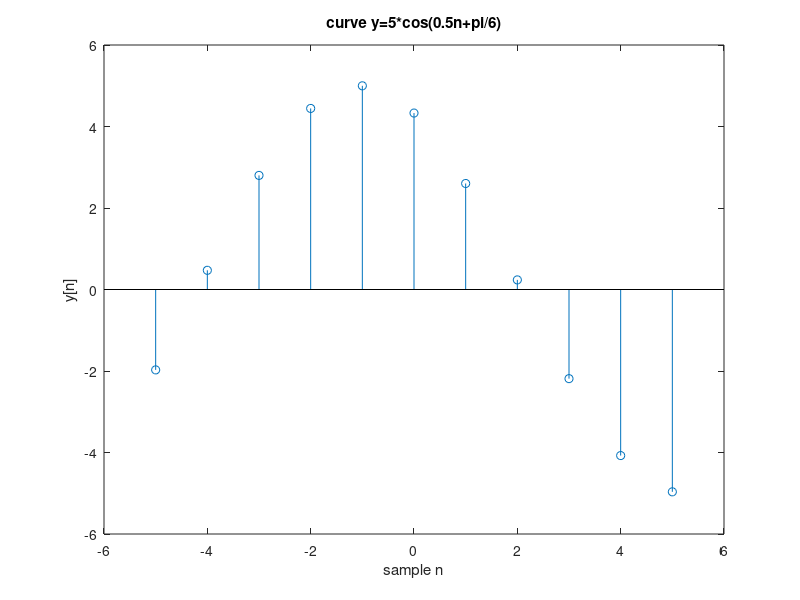
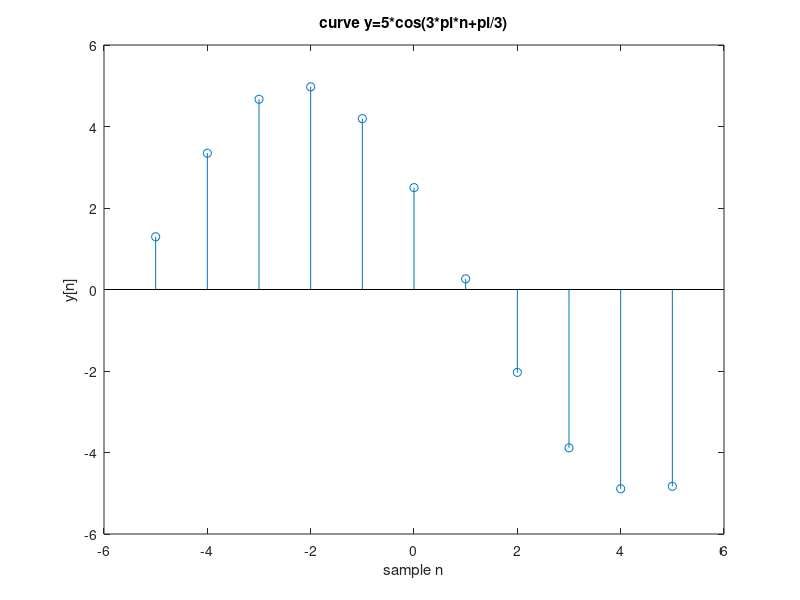

These charts were generated, in order, by the following MATLAB code:
function periodicity()
    function y = x1( n)
     y = 5 .* cos(0.5.*n+pi/6);
    end
    function y = x2( n)
        y = 5 .* cos(3*pi.*n/20+pi/3);
    end

    n = -5:1:5;
    y1 = x1(n);
    y2 = x2(n);
    
    h = stem(n,y1);
    figure(1);
    title('curve y=5*cos(0.5n+pi/6)');
    xlabel('sample n');
    ylabel('y[n]');
    
    figure(2);
    h= stem(n,y2);
    title('curve y=5*cos(3*pi*n+pi/3)');
    xlabel('sample n');
    ylabel('y[n]');
    
   
end